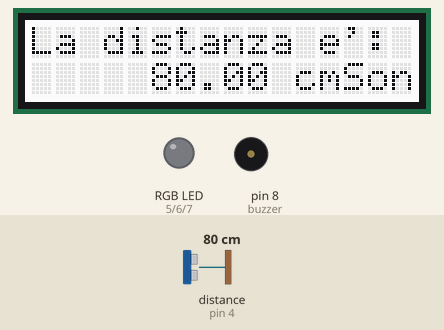
Bench run of a sketch on a simulated Arduino Uno, built with avr-gcc and run on an emulated ATmega328P. Parts: 16×2 character LCD, an RGB LED mixed from three pins (HIGH = lit), buzzer (waves = sounding, pin HIGH). The inputs (shaded band) are chosen by the test bench; at power-on: distance to the obstacle (sensor on pin 4) 80 cm. What the sketch prints to the serial monitor is not drawn.

Above: at 1.2 s.
1.3 s: distance to the obstacle (sensor on pin 4) set to 32 cm
At 2.3 s:
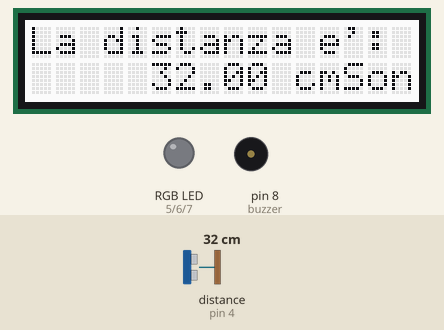
2.8 s: distance to the obstacle (sensor on pin 4) set to 27 cm
At 4.0 s:
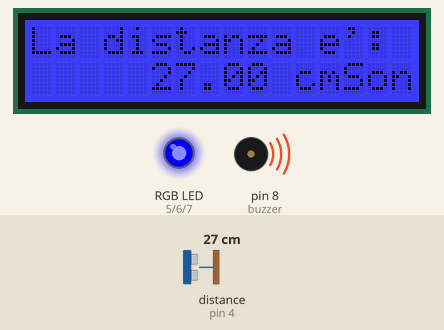
4.3 s: distance to the obstacle (sensor on pin 4) set to 23 cm
At 5.4 s:
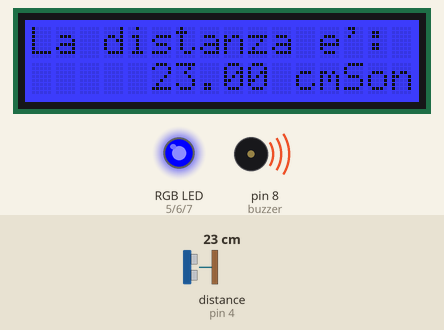
5.8 s: distance to the obstacle (sensor on pin 4) set to 19 cm
At 6.8 s:
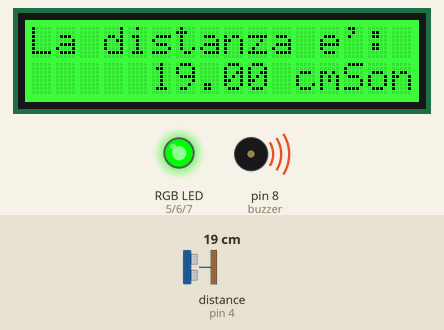
7.3 s: distance to the obstacle (sensor on pin 4) set to 12 cm
At 7.7 s:
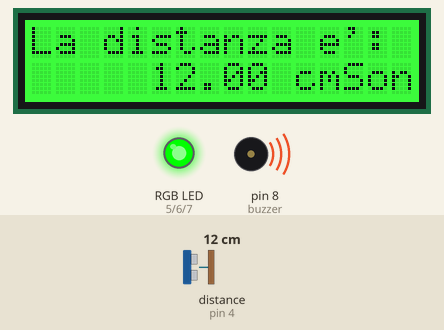
8.8 s: distance to the obstacle (sensor on pin 4) set to 9 cm
At 9.9 s:
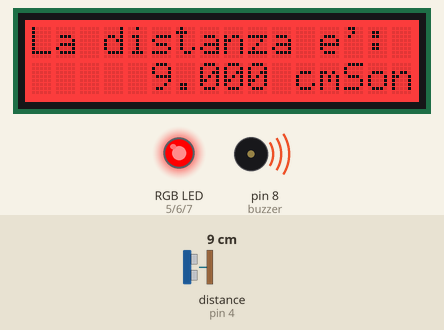
Timing chart, 0 to 11.3 s (numbered marks = the images above; inputs shaded):
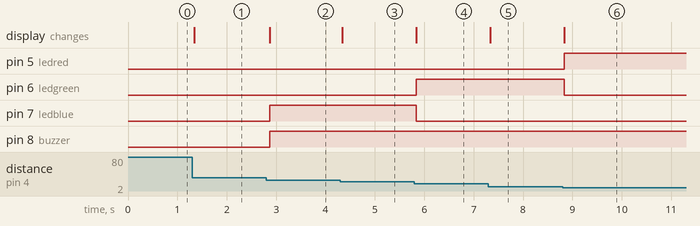

Measured:
- the behaviour switches between 30 and 29 cm on distance to the obstacle (sensor on pin 4) (found by bisection; images 1 and 2)
- the behaviour switches between 21 and 20 cm on distance to the obstacle (sensor on pin 4) (found by bisection; images 3 and 4)
- the behaviour switches between 11 and 10 cm on distance to the obstacle (sensor on pin 4) (found by bisection; images 5 and 6)
- after the input at 1.3 s, the display: changes after 0.05 s (image 1)
- after the input at 2.8 s, pin 7 (ledblue), pin 8 (buzzer): LOW → HIGH after 0.07 s; the display: changes after 0.07 s (image 2)
- after the input at 4.3 s, the display: changes at once (image 3)
- after the input at 5.8 s, pin 6 (ledgreen): LOW → HIGH at once; pin 7 (ledblue): HIGH → LOW at once; the display: changes at once (image 4)
- after the input at 7.3 s, the display: changes at once (image 5)
- after the input at 8.8 s, pin 5 (ledred): LOW → HIGH at once; pin 6 (ledgreen): HIGH → LOW at once; the display: changes at once (image 6)

The sketch:

distance_ranger.ino
```cpp
#include <Ultrasonic.h>
#include <rgb_lcd.h>
#include <Wire.h>

Ultrasonic sensore(4);
rgb_lcd lcd;

const int ledred = 5;
const int ledgreen = 6;
const int ledblue = 7;
const int buzzer = 8;

const int lcdR = 226;
const int lcdG = 168;
const int lcdB = 65;

void setup() {
  Serial.begin(9600);
  lcd.begin(16,2);
  lcd.setRGB(lcdR,lcdG, lcdB);
  pinMode(ledred, OUTPUT);
  pinMode(ledgreen, OUTPUT);
  pinMode(ledblue, OUTPUT);
  pinMode(buzzer, OUTPUT);
}

void loop() {
  float distanzaincm = sensore.MeasureInCentimeters();
  Serial.print(distanzaincm);
  Serial.print(" cm");
  lcd.setCursor(0,0);
  lcd.print("La distanza e': ");
  lcd.setCursor(5,1);
  lcd.print(distanzaincm);
  lcd.setCursor(11,1);
  lcd.print("cm");

  if (distanzaincm >0.0 && distanzaincm <=10.0) {
  lcd.blinkLED();
  lcd.setRGB(255, 0, 0);
  digitalWrite(ledred, HIGH);
  digitalWrite(ledgreen, LOW);
  digitalWrite(ledblue, LOW);
  digitalWrite(buzzer, HIGH);
  }

  if (distanzaincm >10.0 && distanzaincm <=20.0) {
  lcd.blinkLED();
  lcd.setRGB(0, 255, 0);
  digitalWrite(ledred, LOW);
  digitalWrite(ledgreen, HIGH);
  digitalWrite(ledblue, LOW);
  digitalWrite(buzzer, HIGH);
  }

  if (distanzaincm >20.0 && distanzaincm <30.0) {
  lcd.blinkLED();
  lcd.setRGB(0, 0, 255);
  digitalWrite(ledred, LOW);
  digitalWrite(ledgreen, LOW);
  digitalWrite(ledblue, HIGH);
  digitalWrite(buzzer, HIGH);
  }

if (distanzaincm >=30.0) {
  lcd.blinkLED();
  lcd.setRGB(255, 255, 255);
  lcd.print("Sono fuori range");
  }
}
```
